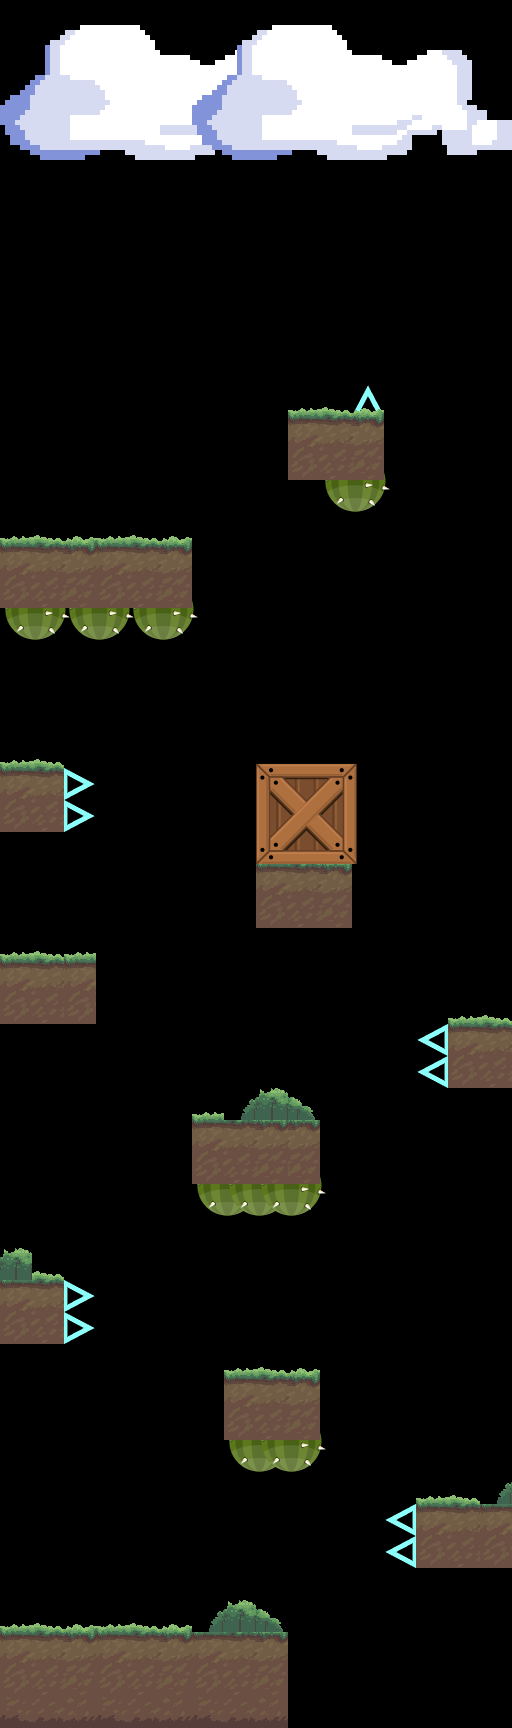

Tiled map render using the project's own tile images. Description and the whole map definition, tile-layer contents included, below:
An orthogonal 16x54 tile map with 32x32 px tiles, 2 tile layers (Tile Layer 2, Tile Layer 1), 2 tilesets and 30 objects.

<map version="1.2" tiledversion="1.2.4" orientation="orthogonal" renderorder="right-down" width="16" height="54" tilewidth="32" tileheight="32" infinite="0" nextlayerid="9" nextobjectid="41">
 <tileset firstgid="1" source="forest.tsx" />
 <tileset firstgid="233" source="objects.tsx" />
 <objectgroup id="5" name="cloud">
  <object id="16" x="1" y="160">
   <polyline points="0,0 507,-2" />
  </object>
 </objectgroup>
 <objectgroup id="6" name="danger">
  <object id="17" x="5" y="610">
   <polyline points="0,0 8,23 26,28 40,27 53,21 59,10 62,-1 68,15 76,23 88,28 99,30 123,15 128,-1 136,23 152,29 168,29 180,21 186,10 191,-1" />
  </object>
  <object id="19" x="195" y="1187">
   <polyline points="0,0 14,21 30,29 44,29 48,25 67,25 85,26 95,30 103,26 116,21 123,13 128,2" />
  </object>
  <object id="21" x="227" y="1443">
   <polyline points="0,0 7,19 18,26 30,30 40,30 47,24 59,25 81,28 87,15 91,8 92,2" />
  </object>
  <object id="23" x="290" y="1695.99">
   <polyline points="0,0 216,0.01" />
  </object>
  <object id="25" x="68" y="1282">
   <polyline points="0,0 30,15 -1,30 29,46 -3,60" />
  </object>
  <object id="26" x="65" y="770">
   <polyline points="0,0 29,13 3,28 28,44 3,60" />
  </object>
  <object id="33" x="354" y="410">
   <polyline points="0,0 15,-26 30,2" />
  </object>
  <object id="34" x="326" y="483">
   <polyline points="0,0 3,18 17,26 30,33 42,27 51,21 59,12 60,-2" />
  </object>
  <object id="38" x="414" y="1502">
   <polyline points="0,0 -27,16 3,33 -30,50 2,65" />
  </object>
  <object id="39" x="366" y="387">
   <polyline points="0,0 -14,24" />
  </object>
  <object id="40" x="446" y="1023">
   <polyline points="0,0 -31,16 -1,32 -28,48 1,63" />
  </object>
 </objectgroup>
 <layer id="7" name="Tile Layer 2" width="16" height="54">
  <data encoding="csv">
0,0,0,0,0,0,0,0,0,0,0,0,0,0,0,0,
0,0,0,0,0,0,0,0,0,0,0,0,0,0,0,0,
0,0,0,0,0,0,0,0,0,0,0,0,0,0,0,0,
0,0,0,0,0,0,0,0,0,0,0,0,0,0,0,0,
0,0,0,0,0,0,0,0,0,0,0,0,0,0,0,0,
0,0,0,0,0,0,0,0,0,0,0,0,0,0,0,0,
0,0,0,0,0,0,0,0,0,0,0,0,0,0,0,0,
0,0,0,0,0,0,0,0,0,0,0,0,0,0,0,0,
0,0,0,0,0,0,0,0,0,0,0,0,0,0,0,0,
0,0,0,0,0,0,0,0,0,0,0,0,0,0,0,0,
0,0,0,0,0,0,0,0,0,0,0,0,0,0,0,0,
0,0,0,0,0,0,0,0,0,0,0,0,0,0,0,0,
0,0,0,0,0,0,0,0,0,0,0,258,0,0,0,0,
0,0,0,0,0,0,0,0,0,0,0,0,0,0,0,0,
0,0,0,0,0,0,0,0,0,0,0,0,0,0,0,0,
0,0,0,0,0,0,0,0,0,0,3221225726,0,0,0,0,0,
0,0,0,0,0,0,0,0,0,0,0,0,0,0,0,0,
0,0,0,0,0,0,0,0,0,0,0,0,0,0,0,0,
0,0,0,0,0,0,0,0,0,0,0,0,0,0,0,0,
3221225726,0,3221225726,0,3221225726,0,0,0,0,0,0,0,0,0,0,0,
0,0,0,0,0,0,0,0,0,0,0,0,0,0,0,0,
0,0,0,0,0,0,0,0,0,0,0,0,0,0,0,0,
0,0,0,0,0,0,0,0,0,0,0,0,0,0,0,0,
0,0,0,0,0,0,0,0,0,0,0,0,0,0,0,0,
0,0,2684354818,0,0,0,0,0,0,0,0,0,0,0,0,0,
0,0,2684354818,0,0,0,0,0,0,0,0,0,0,0,0,0,
0,0,0,0,0,0,0,0,0,0,0,0,0,0,0,0,
0,0,0,0,0,0,0,0,0,0,0,0,0,0,0,0,
0,0,0,0,0,0,0,0,0,0,0,0,0,0,0,0,
0,0,126,0,0,0,0,0,0,0,0,0,0,0,0,0,
0,0,155,0,0,0,0,0,0,0,0,0,0,0,0,0,
0,0,184,0,0,0,0,0,0,0,0,0,0,0,0,0,
0,0,0,0,0,0,0,0,0,0,0,0,0,1610612994,0,0,
0,0,0,0,0,0,0,0,0,0,0,0,0,1610612994,0,0,
0,0,0,0,0,0,0,0,0,0,0,0,0,0,0,0,
0,0,0,0,0,0,0,0,0,0,0,0,0,0,0,0,
0,0,0,0,0,0,0,0,0,0,0,0,0,0,0,0,
0,0,0,0,0,0,3221225726,3221225726,3221225726,0,0,0,0,0,0,0,
0,0,0,0,0,0,0,0,0,0,0,0,0,0,0,0,
0,0,0,0,0,0,0,0,0,0,0,0,0,0,0,0,
0,0,2684354818,0,0,0,0,0,0,0,0,0,0,0,0,0,
0,0,2684354818,0,0,0,0,0,0,0,0,0,0,0,0,0,
0,0,0,0,0,0,0,0,0,0,0,0,0,0,0,0,
0,0,0,0,0,0,0,0,0,0,0,0,0,0,0,0,
0,0,0,0,0,0,0,0,0,0,0,0,0,0,0,0,
0,0,0,0,0,0,0,3221225726,3221225726,0,0,0,0,0,0,0,
0,0,0,0,0,0,0,0,0,0,0,0,0,0,0,0,
0,0,0,0,0,0,0,0,0,0,0,0,1610612994,0,0,0,
0,0,0,0,0,0,0,0,0,0,0,0,1610612994,0,0,0,
0,0,0,0,0,0,0,0,0,0,0,0,0,0,0,0,
0,0,0,0,0,0,0,0,0,0,0,0,0,0,0,0,
0,0,0,0,0,0,0,0,0,0,0,0,0,0,0,0,
0,0,0,0,0,0,0,0,0,0,0,0,0,0,0,0,
0,0,0,0,0,0,0,0,0,0,0,0,0,0,0,0
</data>
 </layer>
 <layer id="8" name="Tile Layer 1" width="16" height="54">
  <data encoding="csv">
0,0,0,0,0,0,0,0,0,0,0,0,0,0,0,0,
0,0,0,0,0,0,0,0,0,0,0,0,0,0,0,0,
0,0,0,0,0,0,0,0,0,0,0,0,0,0,0,0,
0,0,0,0,0,0,0,0,0,0,0,0,0,0,0,0,
255,0,0,0,0,0,255,0,0,0,0,0,0,0,0,0,
0,0,0,0,0,0,0,0,0,0,0,0,0,0,0,0,
0,0,0,0,0,0,0,0,0,0,0,0,0,0,0,0,
0,0,0,0,0,0,0,0,0,0,0,0,0,0,0,0,
0,0,0,0,0,0,0,0,0,0,0,0,0,0,0,0,
0,0,0,0,0,0,0,0,0,0,0,0,0,0,0,0,
0,0,0,0,0,0,0,0,0,0,0,0,0,0,0,0,
0,0,0,0,0,0,0,0,0,0,0,0,0,0,0,0,
0,0,0,0,0,0,0,0,0,126,127,128,0,0,0,0,
0,0,0,0,0,0,0,0,0,155,156,157,0,0,0,0,
0,0,0,0,0,0,0,0,0,184,185,186,0,0,0,0,
0,0,0,0,0,0,0,0,0,0,0,0,0,0,0,0,
126,127,128,126,127,128,0,0,0,0,0,0,0,0,0,0,
155,156,157,155,156,157,0,0,0,0,0,0,0,0,0,0,
184,185,186,184,185,186,0,0,0,0,0,0,0,0,0,0,
0,0,0,0,0,0,0,0,0,0,0,0,0,0,0,0,
0,0,0,0,0,0,0,0,0,0,0,0,0,0,0,0,
0,0,0,0,0,0,0,0,0,0,0,0,0,0,0,0,
0,0,0,0,0,0,0,0,0,0,0,0,0,0,0,0,
126,127,0,0,0,0,0,0,0,0,0,0,0,0,0,0,
155,156,0,0,0,0,0,0,0,0,0,0,0,0,0,0,
184,185,0,0,0,0,0,0,0,0,0,0,0,0,0,0,
0,0,0,0,0,0,0,0,241,0,0,0,0,0,0,0,
0,0,0,0,0,0,0,0,155,156,157,0,0,0,0,0,
0,0,0,0,0,0,0,0,184,185,186,0,0,0,0,0,
126,127,0,0,0,0,0,0,0,0,0,0,0,0,0,0,
155,156,0,0,0,0,0,0,0,0,0,0,0,0,0,0,
184,185,0,0,0,0,0,0,0,0,0,0,0,0,126,127,
0,0,0,0,0,0,0,0,0,0,0,0,0,0,155,156,
0,0,0,0,0,0,0,0,0,0,0,0,0,0,184,185,
0,0,0,0,0,0,126,122,123,124,0,0,0,0,0,0,
0,0,0,0,0,0,155,156,157,157,0,0,0,0,0,0,
0,0,0,0,0,0,184,185,186,186,0,0,0,0,0,0,
0,0,0,0,0,0,0,0,0,0,0,0,0,0,0,0,
0,0,0,0,0,0,0,0,0,0,0,0,0,0,0,0,
123,127,0,0,0,0,0,0,0,0,0,0,0,0,0,0,
155,156,0,0,0,0,0,0,0,0,0,0,0,0,0,0,
184,185,0,0,0,0,0,0,0,0,0,0,0,0,0,0,
0,0,0,0,0,0,0,126,127,128,0,0,0,0,0,0,
0,0,0,0,0,0,0,155,156,157,0,0,0,0,0,0,
0,0,0,0,0,0,0,184,185,186,0,0,0,0,0,0,
0,0,0,0,0,0,0,0,0,0,0,0,0,0,0,0,
0,0,0,0,0,0,0,0,0,0,0,0,0,126,127,122,
0,0,0,0,0,0,0,0,0,0,0,0,0,155,156,155,
0,0,0,0,0,0,0,0,0,0,0,0,0,184,185,184,
0,0,0,0,0,0,0,0,0,0,0,0,0,0,0,0,
126,127,128,126,127,128,122,123,124,0,0,0,0,0,0,0,
155,156,157,155,156,157,155,156,157,0,0,0,0,0,0,0,
184,185,186,184,185,186,184,185,186,0,0,0,0,0,0,0,
213,214,215,213,214,215,213,214,215,0,0,0,0,0,0,0
</data>
 </layer>
 <objectgroup id="3" name="bounds">
  <object id="1" x="4.54861" y="0">
   <polyline points="-2.66146,1628.47 -3.54861,0 507.451,1.08276 504.79,1724.83 251.064,1727" />
  </object>
  <object id="36" x="255" y="1728">
   <polyline points="0,0 -255,-1" />
  </object>
 </objectgroup>
 <objectgroup id="4" name="ground">
  <object id="2" x="4" y="1634">
   <polyline points="0,0 285,-2 285,92" />
  </object>
  <object id="3" x="420" y="1570">
   <polyline points="0,0 92,-1" />
  </object>
  <object id="4" x="423" y="1504">
   <polyline points="0,0 95,1" />
  </object>
  <object id="5" x="223" y="1375">
   <polyline points="96,62 94,-1 0,0 0,63" />
  </object>
  <object id="6" x="3" y="1346">
   <polyline points="0,0 61,-2" />
  </object>
  <object id="7" x="4" y="1281">
   <polyline points="0,0 58,0" />
  </object>
  <object id="8" x="192" y="1182.06">
   <polyline points="0,0 0.984848,-61.0606 130,-60.0758 128.03,3.93939" />
  </object>
  <object id="9" x="448" y="1021">
   <polyline points="62,67 1,69 0,0 61,0" />
  </object>
  <object id="10" x="5" y="959">
   <polyline points="0,0 92,0 93,63 -2,64" />
  </object>
  <object id="11" x="254" y="765">
   <polyline points="0,0 1,162 98,162 99,100 104,99 103,0 7,0" />
  </object>
  <object id="12" x="4" y="766">
   <polyline points="0,0 59,2" />
  </object>
  <object id="13" x="3" y="831">
   <polyline points="0,0 63,1" />
  </object>
  <object id="15" x="5" y="540">
   <polyline points="-2,-1 188,0 188,65" />
  </object>
  <object id="28" x="289" y="1727">
   <polyline points="0,0 -287,0" />
  </object>
  <object id="29" x="324" y="480">
   <polyline points="0,0 -35,0 -35,-68 26,-68" />
  </object>
  <object id="35" x="384" y="414">
   <polyline points="0,0 1,58" />
  </object>
 </objectgroup>
</map>
